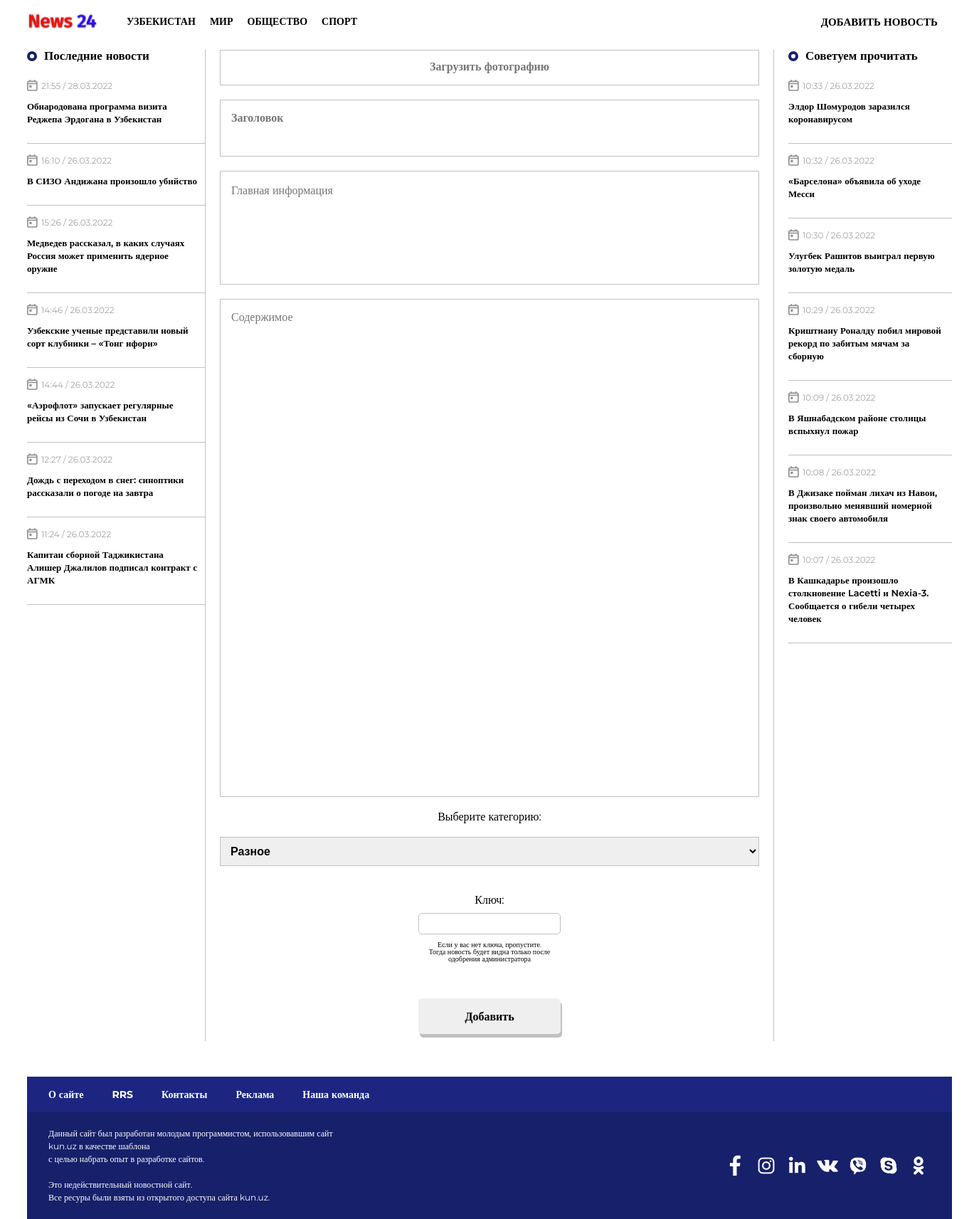
The app's page /add_news/ with its own data.
### main/models.py (models this page shows, shortened)
class News(models.Model):
	image = models.ImageField(upload_to='images/')
	heading = models.CharField(max_length = 500)
	main_info = models.CharField(max_length = 2000)
	content = models.CharField(max_length = 10000)
	category = models.CharField(max_length = 100, default='different')
	date = models.CharField(max_length = 20)
	permission = models.BooleanField(default=1)
	class Meta:
		db_table = "News"

### main/views.py (the view, shortened to what this page needs)
# urls.py: path('add_news/', views.add_news, name='add_news'),
def add_news(request):
	data = None
	return render(request, 'main/add_news.html', {
		'form': NewsForm(),
		'last_news': News.objects.filter(permission = True).order_by("-id")[:7],
		'recommended_news': News.objects.filter(permission = True).order_by("-id")[8:15],
		})

### main/forms.py
class NewsForm(forms.Form):
	image = forms.ImageField(label="Загрузить фотографию", label_suffix='')
	heading = forms.CharField(max_length=130, label=False, widget = forms.Textarea(attrs={'name':'new_news_heading', 'class':'new_news_heading', 'placeholder':'Заголовок'}))
	main_info = forms.CharField(max_length=300, label=False, widget = forms.Textarea(attrs={'name':'new_news_main-info', 'class':'new_news_main-info', 'placeholder':'Главная информация'}))
	content = forms.CharField(label=False, widget = forms.Textarea(attrs={'name':'new_news_content', 'class':'new_news_content', 'placeholder':'Содержимое'}))
	category = forms.ChoiceField(label='Выберите категорию:', choices=(('different', 'Разное'), ('uzbekistan', 'Узбекистан'), ('world', 'Мир'), ('society', 'Общество'), ('sport', 'Спорт')))
	key = forms.CharField(required=False, max_length = 4, label='Ключ', widget = forms.PasswordInput())
	class Meta:
		model = News
		fields = '__all__'

### main/templates/main/add_news.html (shortened to what this page needs)
{% extends 'main/base.html'%}
{% block content %}
<div class="main">
	<div class="left">
		<div class="categories">
			<div class="round"></div>
			<span>Последние новости</span>
		</div>
		{% for news in last_news %}
			<a href="../news/{{ news.id }}">
				<div class="last_news">
					<div class="time"><span>{{ news.date }}</span></div>
					<div class="heading">{{ news.heading }}</div>
				</div>
			</a>
		{% endfor %}
	</div>
	<div class="center center_form">
		<form action="{% url 'add_news' %}" method="POST" enctype="multipart/form-data">
			{{ form }}
			<div class="key_infromation">Если у вас нет ключа, пропустите. <br/>Тогда новость будет видна только после <br/>одобрения администратора</div>
			<input type="submit" class="submit" value="Добавить" name="doUpload">
		</form>
	</div>
	<div class="right">
		<div class="categories">
			<div class="round"></div>
			<span>Советуем прочитать</span>
		</div>
		{% for news in recommended_news %}
			<a href="../news/{{ news.id }}">
				<div class="last_news">
					<div class="time"><span>{{ news.date }}</span></div>
					<div class="heading">{{ news.heading }}</div>
				</div>
			</a>
		{% endfor %}
	</div>
</div>
{% endblock %}

### main/static/main/css/style.css (style rules this page uses)
* { padding: 0; margin: 0; border: 0; box-sizing: border-box; }
*, *:before, *:after { -moz-box-sizing: border-box; -webkit-box-sizing: border-box; box-sizing: border-box; }
html, body { height: 100%; width: 100%; font-size: 100%; line-height: 1; font-size: 14px; -ms-text-size-adjust: 100%; -moz-text-size-adjust: 100%; -webkit-text-size-adjust: 100%; }
input, button, textarea { font-family: inherit; }
a, a:visited { text-decoration: none; color: black; }
input { border: 1px solid black; width: 200px; height: 30px; padding: 2px 5px; border-radius: 5px; font-size: 16px; }
textarea { border: 1px solid black; padding: 5px; border-radius: 5px; font-size: 16px; }
body { display: flex; justify-content: center; width: 100%; height: auto; min-width: 1366px; }
.categories { display: flex; align-items: center; width: 100%; height: 17.5px; }
.categories .round { width: 14px; height: 14px; border: 4px solid #17206A; border-radius: 25px; }
.categories span { font-family: Montserrat; font-size: 17px; font-weight: 700; margin: 0 0 0 10px; }
.time { display: flex; align-items: center; margin: 10px 0; color: #A2A3A4; font-size: 12px; transition: 0.3s; }
.time::before { content: url("../img/calendar.svg"); margin: 0 5px 0 0; }
.main { display: flex; justify-content: space-between; width: 100%; min-height: 1000px; margin: 70px 0 0 0; }
.main .left { display: flex; flex-direction: column; width: 250px; height: 600px; animation: full_news_left 1s ease 1 alternate 0s forwards; }
.main .categories { margin: 0 0 10px 0; }
.main .last_news { display: flex; flex-direction: column; border-bottom: 1px solid silver; padding: 5px 10px 5px 0; }
.main .last_news .heading { margin: 0 0 20px 0; font-weight: 600; font-size: 13px; line-height: 18px; }
.main .center { display: flex; flex-direction: column; padding: 0 20px 10px 20px; width: 800px; min-height: 1000px; border-left: 1px solid silver; border-right: 1px solid silver; animation: full_news_center 1s ease 1 alternate 0s forwards; }
.main .right { display: flex; flex-direction: column; width: 250px; height: 600px; padding: 0 0 0 20px; animation: full_news_right 1s ease 1 alternate 0s forwards; }
.center_form { margin: 0 0 50px 0; }
.main .center { display: flex; flex-direction: column; }
.main .center form { width: 100%; height: auto; display: flex; flex-direction: column; align-items: center; }
.main .center form label { font-size: 16px; margin: 0 0 10px 0; }
.main .center form input, .main .center form textarea { border-radius: 0; border: 0; }
.main .center form input { padding: 0 15px; }
.main .center form textarea { padding: 15px 15px; max-width: 100%; min-width: 100%; min-height: 71px; resize: none; }
.main .center form label[for=id_image] { width: 100%; height: 50px; border: 1px solid silver; transition: 0.3s; padding: 15px; margin: 0 0 20px 0; color: #757575; font-size: 16px; text-align: center; font-weight: 600; }
.main .center form .new_news_heading { margin: 20px 0 0 0; width: 120px; height: 80px; font-size: 16px; font-weight: 600; border: 1px solid silver; margin: 0 0 20px 0; }
.main .center form .new_news_main-info { font-weight: 500; font-size: 16px; line-height: 24px; width: 100%; height: 160px; overflow-wrap: normal; border: 1px solid silver; margin: 0 0 20px 0; }
.main .center form .new_news_content { width: 100%; height: 700px; border: 1px solid silver; margin: 0 0 20px 0; }
.main .center form select { width: 100%; font-size: 16px; margin: 10px 0 40px 0; border: 1px solid silver; padding: 10px; font-weight: 600; }
.main .center form #id_key { border: 1px solid silver; border-radius: 5px; text-align: center; margin: 0 0 10px 0; }
.main .center form .key_infromation { text-align: center; font-size: 10px; margin: 0 0 30px 0; }
.main .center form .submit { margin: 20px 0 0 0; border-radius: 5px; font-weight: 600; box-shadow: 2px 5px silver; height: 50px; }
.heading { transition: 0.3s; }
.date, .time { transition: 0.3s; }
* { overflow: hide; }

### records on screen
News: date "21:55 / 28.03.2022", heading "Обнародована программа визита Реджепа Эрдогана в Узбекистан"
News: date "16:10 / 26.03.2022", heading "В СИЗО Андижана произошло убийство"
News: date "15:26 / 26.03.2022", heading "Медведев рассказал, в каких случаях Россия может применить ядерное оружие"
News: date "14:46 / 26.03.2022", heading "Узбекские ученые представили новый сорт клубники – «Тонг ифори»"
News: date "14:44 / 26.03.2022", heading "«Аэрофлот» запускает регулярные рейсы из Сочи в Узбекистан"
News: date "12:27 / 26.03.2022", heading "Дождь с переходом в снег: синоптики рассказали о погоде на завтра"
News: date "11:24 / 26.03.2022", heading "Капитан сборной Таджикистана Алишер Джалилов подписал контракт с АГМК"
News: date "10:33 / 26.03.2022", heading "Элдор Шомуродов заразился коронавирусом"
News: date "10:32 / 26.03.2022", heading "«Барселона» объявила об уходе Месси"
News: date "10:30 / 26.03.2022", heading "Улугбек Рашитов выиграл первую золотую медаль"
News: date "10:29 / 26.03.2022", heading "Криштиану Роналду побил мировой рекорд по забитым мячам за сборную"
News: date "10:09 / 26.03.2022", heading "В Яшнабадском районе столицы вспыхнул пожар"
News: date "10:08 / 26.03.2022", heading "В Джизаке пойман лихач из Навои, произвольно менявший номерной знак своего автомобиля"
News: date "10:07 / 26.03.2022", heading "В Кашкадарье произошло столкновение Lacetti и Nexia-3. Сообщается о гибели четырех человек"
